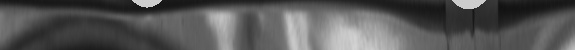
//> input picture data/samples/crack1.jpg, 575 x 50 px
$ ./main   (built with g++ and OpenCV 4)
//> lines starting //> are read from the running program, lines starting //| are printed output that depends on the picture
/**
 * ============================================================================
 * Project: Automated Metal Can Rim Crack Defect Metrology
 * Repository: https://github.com/teeranon124/can_crack
 * Author: Teeranon (AI Engineering, Prince of Songkla University)
 * Target: Industrial High-Speed In-Line Vision Inspection
 * ============================================================================
 * Pipeline Architecture:
 * 1. Boundary Localization & Circular Fitting (Hu Moments Invariant)
 * 2. Linear-Polar Coordinate Unwrapping (Curved Perimeter -> 1D Tape)
 * 3. Outer Rim ROI Isolation & CCW Alignment
 * 4. 1D Intensity Projection & Notch/Crack Valley Scanning (with 90° Seam Recovery)
 * 5. Normalized Defect Patch Extraction (120x40 standard size)
 * 6. Illumination-Invariant 120-d Vertical Feature Extraction
 * 7. Shallow Neural Network (ANN_MLP) Defect Classification (model.xml)
 * 8. Real-time Multi-Panel Inspection Dashboard GUI (1024x768)
 * ============================================================================
 */

#include <iostream>
#include <vector>
#include <string>
#include <algorithm>
#include <opencv2/opencv.hpp>
#include <opencv2/ml.hpp>

using namespace cv;
using namespace cv::ml;
using namespace std;

// ----------------------------------------------------------------------------
// Stage 1: Can Boundary Localization & Circular Lid Extraction (hu[0] < 0.18)
// ----------------------------------------------------------------------------
// [76 lines left out: functions extractCanLid, unwrapCanRim, not called in this run]

// ----------------------------------------------------------------------------
// Stage 4: 1D Intensity Projection & Notch/Crack Valley Scanning
// ----------------------------------------------------------------------------
Mat detectDefectRegion(const Mat& rimStrip, int& xLeft, int& xRight, vector<int>& histTh, bool& isSeamSplit, int intensityThreshold = 5000, int pad = 18)
{
    histTh.assign(rimStrip.cols, 0);
    vector<int> colSums(rimStrip.cols, 0);

    for (int x = 0; x < rimStrip.cols; x++)
    {
        int sum = 0;
        for (int y = 0; y < rimStrip.rows; y++)
        {
            sum += rimStrip.at<uchar>(y, x);
        }
        colSums[x] = sum;
        histTh[x] = (sum > intensityThreshold) ? 100 : 0;
    }

    int xleft = 0;
    for (int x = 0; x < rimStrip.cols; x++)
    {
        if (histTh[x] == 0)
        {
            xleft = x;
            break;
        }
    }

    int xright = rimStrip.cols - 1;
    for (int x = rimStrip.cols - 1; x >= 0; x--)
    {
        if (histTh[x] == 0)
        {
            xright = x;
            break;
        }
    }

    xLeft = xleft;
    xRight = xright;
    isSeamSplit = (xLeft == 0 || xRight == 0 || xRight >= rimStrip.cols - 1);

    if (xRight <= xLeft)
    {
        int mid = rimStrip.cols / 2;
        xLeft = max(0, mid - 30);
        xRight = min(rimStrip.cols, mid + 30);
    }

    return rimStrip(Rect(xLeft, 0, xRight - xLeft, rimStrip.rows)).clone();
}

// ----------------------------------------------------------------------------
// Stage 6: 120-d Illumination-Invariant Vertical Feature Extraction
// ----------------------------------------------------------------------------
Mat extract120dFeatures(const Mat& defectPatch)
{
    Mat resizedPatch;
    resize(defectPatch, resizedPatch, Size(120, 40));

    float maxVal = 0.0f;
    vector<float> colSums(120, 0.0f);

    for (int x = 0; x < 120; x++)
    {
        float sum = 0.0f;
        for (int y = 0; y < 40; y++)
        {
            sum += resizedPatch.at<uchar>(y, x);
        }
        colSums[x] = sum;
        if (sum > maxVal) maxVal = sum;
    }

    Mat features(1, 120, CV_32F);
    for (int x = 0; x < 120; x++)
    {
        features.at<float>(0, x) = (maxVal > 0.0f) ? (colSums[x] / maxVal) : colSums[x];
    }

    return features;
}

// ----------------------------------------------------------------------------
// Stage 7: Multi-Layer Perceptron (ANN_MLP) Defect Classification
// ----------------------------------------------------------------------------
int classifyDefect(const Ptr<ANN_MLP>& model, const Mat& featureVector, float& rawScoreCrack, float& rawScoreNormal)
{
    Mat response;
    model->predict(featureVector, response);

    rawScoreCrack = response.at<float>(0, 0);
    rawScoreNormal = response.at<float>(0, 1);

    // Class 0: CRACK (Defect / FAIL)
    // Class 1: NO CRACK (Normal / PASS)
    return (rawScoreCrack > rawScoreNormal) ? 0 : 1;
}

// ----------------------------------------------------------------------------
// Stage 8: Multi-Panel Industrial Inspection Dashboard (1024x768)
// ----------------------------------------------------------------------------
Mat renderDashboardGUI(const Mat& inputFrame, const Mat& lidCrop, const Mat& unwrappedRim, const Mat& crackRoi, const vector<int>& histTh, bool isCrack, int xLeft, int xRight)
{
    Mat gui = Mat::zeros(Size(1024, 768), CV_8UC3);

    // Header Bar
    rectangle(gui, Rect(0, 0, 1024, 55), Vec3b(40, 35, 30), FILLED);
    putText(gui, "AUTOMATED CAN RIM CRACK METROLOGY SYSTEM", Point(20, 37),
            FONT_HERSHEY_SIMPLEX, 0.85, Scalar(255, 255, 255), 2, LINE_AA);
    putText(gui, "High-Speed In-Line Vision", Point(760, 37),
            FONT_HERSHEY_SIMPLEX, 0.55, Scalar(180, 180, 180), 1, LINE_AA);

    // Status Banner (PASS = Green, FAIL = Red)
    Scalar bannerColor = isCrack ? Scalar(30, 30, 200) : Scalar(40, 160, 40);
    string statusText = isCrack ? "STATUS: FAIL - CRACK DETECTED" : "STATUS: PASS - RIM NORMAL";
    rectangle(gui, Rect(0, 55, 1024, 50), bannerColor, FILLED);
    putText(gui, statusText, Point(25, 92),
            FONT_HERSHEY_SIMPLEX, 1.0, Scalar(255, 255, 255), 2, LINE_AA);

    // Panel 1: Camera Input
    Mat inputDisp;
    if (inputFrame.channels() == 1) cvtColor(inputFrame, inputDisp, COLOR_GRAY2BGR);
    else inputDisp = inputFrame.clone();
    resize(inputDisp, inputDisp, Size(300, 225));
    inputDisp.copyTo(gui(Rect(30, 140, 300, 225)));
    rectangle(gui, Rect(30, 140, 300, 225), Scalar(80, 80, 80), 1);
    putText(gui, "[1] Factory Camera Input", Point(30, 130),
            FONT_HERSHEY_SIMPLEX, 0.55, Scalar(220, 220, 220), 1, LINE_AA);

    // Panel 2: Can Lid ROI
    Mat lidDisp;
    if (lidCrop.channels() == 1) cvtColor(lidCrop, lidDisp, COLOR_GRAY2BGR);
    else lidDisp = lidCrop.clone();
    resize(lidDisp, lidDisp, Size(240, 240));
    lidDisp.copyTo(gui(Rect(370, 140, 240, 240)));
    rectangle(gui, Rect(370, 140, 240, 240), Scalar(80, 80, 80), 1);
    putText(gui, "[2] Extracted Can Lid ROI", Point(370, 130),
            FONT_HERSHEY_SIMPLEX, 0.55, Scalar(220, 220, 220), 1, LINE_AA);

    // Panel 3: Zoomed Crack ROI
    if (!crackRoi.empty())
    {
        Mat patchDisp;
        if (crackRoi.channels() == 1) cvtColor(crackRoi, patchDisp, COLOR_GRAY2BGR);
        else patchDisp = crackRoi.clone();
        resize(patchDisp, patchDisp, Size(320, 120));
        patchDisp.copyTo(gui(Rect(660, 140, 320, 120)));
        Scalar boxColor = isCrack ? Scalar(0, 0, 255) : Scalar(0, 255, 0);
        rectangle(gui, Rect(660, 140, 320, 120), boxColor, 2);
        putText(gui, "[3] Defect ROI Patch (Zoomed)", Point(660, 130),
                FONT_HERSHEY_SIMPLEX, 0.55, Scalar(220, 220, 220), 1, LINE_AA);

        string spanText = "Span: " + to_string(xRight - xLeft) + " px [" + to_string(xLeft) + ":" + to_string(xRight) + "]";
        putText(gui, spanText, Point(660, 285),
                FONT_HERSHEY_SIMPLEX, 0.5, Scalar(160, 200, 255), 1, LINE_AA);
    }

    // Panel 4: Linear-Polar Unwrapped Rim (Full 360 deg)
    Mat rimDisp;
    if (unwrappedRim.channels() == 1) cvtColor(unwrappedRim, rimDisp, COLOR_GRAY2BGR);
    else rimDisp = unwrappedRim.clone();
    resize(rimDisp, rimDisp, Size(950, 75));
    rimDisp.copyTo(gui(Rect(30, 440, 950, 75)));
    rectangle(gui, Rect(30, 440, 950, 75), Scalar(100, 100, 100), 1);
    putText(gui, "[4] Unwrapped Linear-Polar Rim Strip (360 deg perimeter trajectory)", Point(30, 430),
            FONT_HERSHEY_SIMPLEX, 0.55, Scalar(220, 220, 220), 1, LINE_AA);

    if (xRight > xLeft && unwrappedRim.cols > 0)
    {
        double scaleX = 950.0 / unwrappedRim.cols;
        int markX1 = static_cast<int>(30 + xLeft * scaleX);
        int markX2 = static_cast<int>(30 + xRight * scaleX);
        rectangle(gui, Rect(markX1, 440, markX2 - markX1, 75), isCrack ? Scalar(0, 0, 255) : Scalar(0, 255, 0), 2);
    }

    // Panel 5: Projection Profile Graph
    Mat graphImg(100, 950, CV_8UC3, Scalar(20, 20, 20));
    if (!histTh.empty())
    {
        double step = 950.0 / histTh.size();
        for (size_t i = 0; i < histTh.size() - 1; i++)
        {
            Point pt1(static_cast<int>(i * step), static_cast<int>(100 - (histTh[i] / 100.0 * 70 + 15)));
            Point pt2(static_cast<int>((i + 1) * step), static_cast<int>(100 - (histTh[i + 1] / 100.0 * 70 + 15)));
            Scalar color = (histTh[i] > 0) ? Scalar(0, 255, 255) : Scalar(0, 0, 255);
            line(graphImg, pt1, pt2, color, 2);
        }
    }
    graphImg.copyTo(gui(Rect(30, 570, 950, 100)));
    rectangle(gui, Rect(30, 570, 950, 100), Scalar(80, 80, 80), 1);
    putText(gui, "[5] 1D Column-wise Intensity Projection (Notch/Drop Detection Signal)", Point(30, 560),
            FONT_HERSHEY_SIMPLEX, 0.55, Scalar(220, 220, 220), 1, LINE_AA);

    // Footer
    putText(gui, "Algorithm: Hu-Moments Localization -> Polar Unwrapping -> 120-d Projection -> OpenCV ANN_MLP (RPROP)",
            Point(30, 725), FONT_HERSHEY_SIMPLEX, 0.48, Scalar(140, 140, 140), 1, LINE_AA);

    return gui;
}

// ----------------------------------------------------------------------------
// Main Execution Entrypoint
// ----------------------------------------------------------------------------
int main(int argc, char** argv)
{
    cout << "==========================================================" << endl;
    cout << "   Automated Metal Can Rim Crack Metrology Inspector      " << endl;
    cout << "   PSU AI Engineering | Target: High-Speed Canning Plant  " << endl;
    cout << "==========================================================" << endl;

    string imagePath = (argc > 1) ? argv[1] : "data/samples/crack1.jpg";
    string modelPath = (argc > 2) ? argv[2] : "models/model.xml";

    Mat frame = imread(imagePath);
//> frame is the input picture: 50 rows x 575 cols, CV_8UC3; min 17, max 211, mean 86.9
    if (frame.empty())
    {
        cerr << "[ERROR] Cannot open image: " << imagePath << endl;
        return -1;
    }

    Ptr<ANN_MLP> model = StatModel::load<ANN_MLP>(modelPath);
    if (model.empty())
    {
        cerr << "[ERROR] Could not load classifier model from: " << modelPath << endl;
        return -1;
    }

    Mat gray;
    if (frame.channels() == 3) cvtColor(frame, gray, COLOR_BGR2GRAY);
    else gray = frame.clone();

    Mat lidCrop, rimStrip, crackRoi;
    Rect lidRect;
    int xLeft = 0, xRight = 0;
    vector<int> histTh;
    bool isSeamSplit = false;

    // Detect input mode: pre-cropped patch, unwrapped strip, circular lid, or full frame
    float aspectRatio = static_cast<float>(gray.cols) / gray.rows;
//> aspectRatio = 11.5
    if (gray.cols < 200 && gray.rows < 100)
    {
        // Mode 1: Image is already an extracted defect patch (e.g. crack0.jpg, crack5.jpg)
        lidCrop = gray.clone();
        rimStrip = gray.clone();
        crackRoi = gray.clone();
        xLeft = 0;
        xRight = gray.cols;
    }
    else if (aspectRatio > 3.0f)
    {
        // Mode 2: Image is an unwrapped rim strip (e.g. crack1.jpg, crack4.jpg)
        lidCrop = gray.clone();
        rimStrip = gray.clone();
        crackRoi = detectDefectRegion(rimStrip, xLeft, xRight, histTh, isSeamSplit);
//> in detectDefectRegion, `histTh.assign(rimStrip.cols, 0);`: histTh = 575 values from 0 to 0
//> the loop in detectDefectRegion, `for (int x = 0; x < rimStrip.cols; x++)` made 575 passes
//> sum on passes 1 to 3: 4945, 4854, 4748
//> after the loop in detectDefectRegion, `for (int x = 0; x < rimStrip.cols; x++)`: colSums = 575 values, max 8146 at index 291, min 2299 at index 500, mean 4344.7; histTh = 575 values, max 100 at index 208, min 0 at index 0, mean 25.57
//> in detectDefectRegion, `xLeft = xleft;`: xLeft = 0
//> in detectDefectRegion, `xRight = xright;`: xRight = 574
//> in detectDefectRegion, `isSeamSplit = (xLeft == 0 || xRight == 0 || xRight >= rimStrip.cols - ..`: isSeamSplit = true
//> xRight = 574; isSeamSplit = true
    }
    else
    {
        // Mode 3: Full camera frame or circular lid
        lidCrop = extractCanLid(gray, lidRect);
        rimStrip = unwrapCanRim(lidCrop);
        crackRoi = detectDefectRegion(rimStrip, xLeft, xRight, histTh, isSeamSplit);

        // Seam recovery: if defect touches boundary cut, rotate 90 CCW and re-unwrap
        if (isSeamSplit)
        {
            rotate(lidCrop, lidCrop, ROTATE_90_COUNTERCLOCKWISE);
            rimStrip = unwrapCanRim(lidCrop);
            crackRoi = detectDefectRegion(rimStrip, xLeft, xRight, histTh, isSeamSplit);
        }
    }

    // Stage 6: 120-d Feature extraction
    Mat features = extract120dFeatures(crackRoi);
//> the loop in extract120dFeatures, `for (int x = 0; x < 120; x++)` made 120 passes
//> (sum, maxVal) on passes 1, 44, 45, 46, 47: (3802, 3802), (4028, 4028), (4653, 4653), (5385, 5385), (5908, 5908)
//> maxVal on passes 61 to 62: 6296, 6435
//> after the loop in extract120dFeatures, `for (int x = 0; x < 120; x++)`: colSums = 120 values, max 6435 at index 61, min 1853 at index 104, mean 3471.1; maxVal = 6435
//> after the loop in extract120dFeatures, `for (int x = 0; x < 120; x++)`: features = 120 values, max 1 at index 61, min 0.288 at index 104, mean 0.539

    // Stage 7: Defect classification
    float scoreCrack = 0.0f, scoreNormal = 0.0f;
    int prediction = classifyDefect(model, features, scoreCrack, scoreNormal);
//> in classifyDefect, `model->predict(featureVector, response);`: response = [0.923, 0.0503]
//> in classifyDefect, `rawScoreCrack = response.at<float>(0, 0);`: rawScoreCrack = 0.923
//> in classifyDefect, `rawScoreNormal = response.at<float>(0, 1);`: rawScoreNormal = 0.0503
//> scoreCrack = 0.923; scoreNormal = 0.0503; prediction = 0
    bool isCrack = (prediction == 0);
//> isCrack = true

    cout << "\n>>> Inspection Results for [" << imagePath << "]:" << endl;
    cout << "    Classification : " << (isCrack ? "FAIL (CRACK DETECTED)" : "PASS (NORMAL RIM)") << endl;
//|     Classification : FAIL (CRACK DETECTED)
    cout << "    ANN Raw Scores : Crack=" << scoreCrack << ", Normal=" << scoreNormal << endl;
//|     ANN Raw Scores : Crack=0.923331, Normal=0.0502525
    cout << "    Defect Width   : " << (xRight - xLeft) << " pixels [" << xLeft << " - " << xRight << "]" << endl;
//|     Defect Width   : 574 pixels [0 - 574]

    // Stage 8: Render Dashboard
    Mat dashboard = renderDashboardGUI(frame, lidCrop, rimStrip, crackRoi, histTh, isCrack, xLeft, xRight);
//> in renderDashboardGUI, `rectangle(gui, Rect(0, 0, 1024, 55), Vec3b(40, 35, 30), FILLED);`:
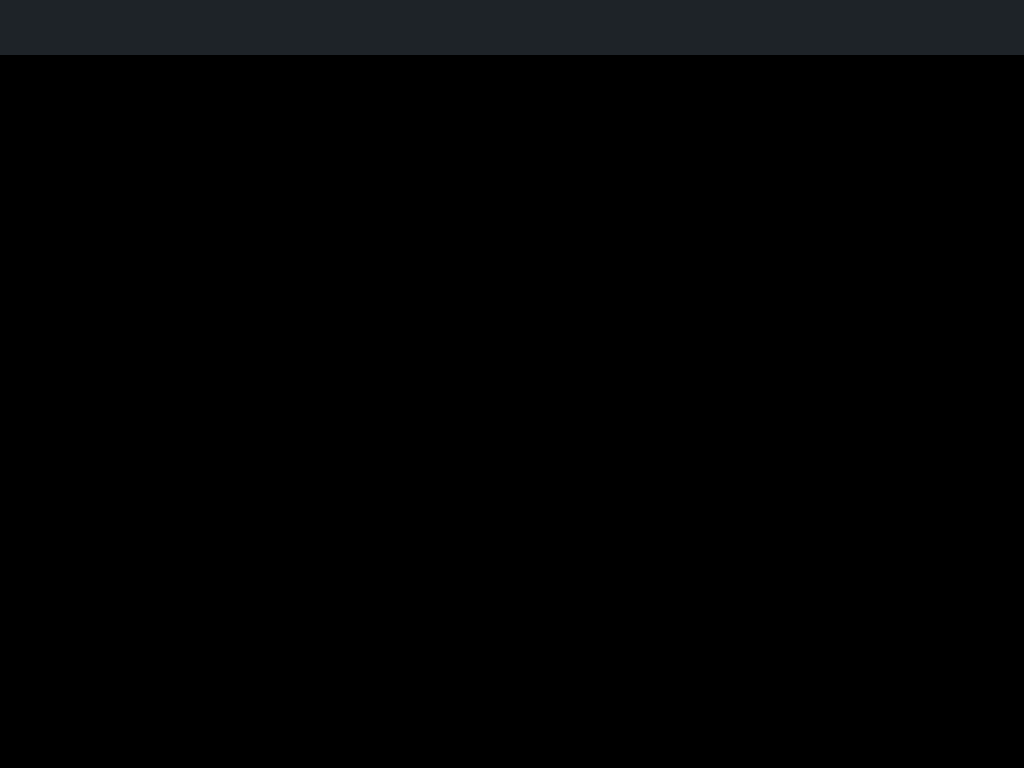
//> gui: 768 rows x 1024 cols, CV_8UC3; mean B, G, R 2.9, 2.5, 2.1
//> in renderDashboardGUI, `Scalar bannerColor = isCrack ? Scalar(30, 30, 200) : Scalar(40, 160, 4..`: bannerColor = Scalar(30, 30, 200)
//> in renderDashboardGUI, `string statusText = isCrack ? "STATUS: FAIL - CRACK DETECTED" : "STATU..`: statusText = "STATUS: FAIL - CRACK DETECTED"
//> in renderDashboardGUI, `resize(inputDisp, inputDisp, Size(300, 225));`:
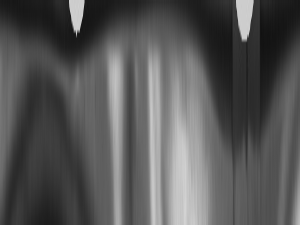
//> inputDisp: 225 rows x 300 cols, CV_8UC3; min 17, max 211, mean 86.8
//> in renderDashboardGUI, `resize(lidDisp, lidDisp, Size(240, 240));`:
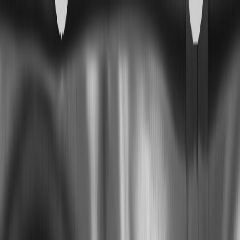
//> lidDisp: 240 rows x 240 cols, CV_8UC3; min 17, max 210, mean 86.8
//> in renderDashboardGUI, `resize(patchDisp, patchDisp, Size(320, 120));`:
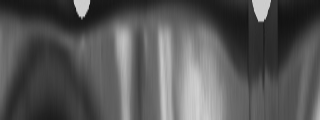
//> patchDisp: 120 rows x 320 cols, CV_8UC3; min 17, max 210, mean 86.8
//> in renderDashboardGUI, `Scalar boxColor = isCrack ? Scalar(0, 0, 255) : Scalar(0, 255, 0);`: boxColor = Scalar(0, 0, 255)
//> in renderDashboardGUI, `string spanText = "Span: " + to_string(xRight - xLeft) + " px [" + to_..`: spanText = "Span: 574 px [0:574]"
//> in renderDashboardGUI, `resize(rimDisp, rimDisp, Size(950, 75));`:
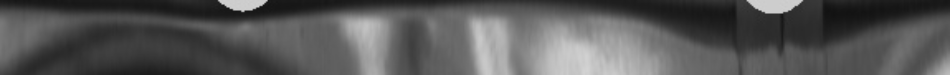
//> rimDisp: 75 rows x 950 cols, CV_8UC3; min 17, max 211, mean 86.8
//> in renderDashboardGUI, `int markX2 = static_cast<int>(30 + xRight * scaleX);`: markX2 = 978
//> in renderDashboardGUI, `double step = 950.0 / histTh.size();`: step = 1.65
//> the loop in renderDashboardGUI, `for (size_t i = 0; i < histTh.size() - 1; i++)` made 574 passes
//> (pt1, pt2) on passes 1 to 3: (Point(0, 85), Point(1, 85)), (Point(1, 85), Point(3, 85)), (Point(3, 85), Point(4, 85))
//> after the loop in renderDashboardGUI, `for (size_t i = 0; i < histTh.size() - 1; i++)`:
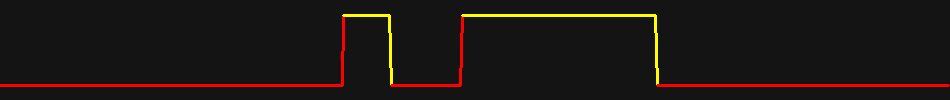
//> graphImg: 100 rows x 950 cols, CV_8UC3; mean B, G, R 19.2, 22.3, 29.1
//> in renderDashboardGUI, `putText(gui, "Algorithm: Hu-Moments Localization -> Polar Unwrapping -..`:
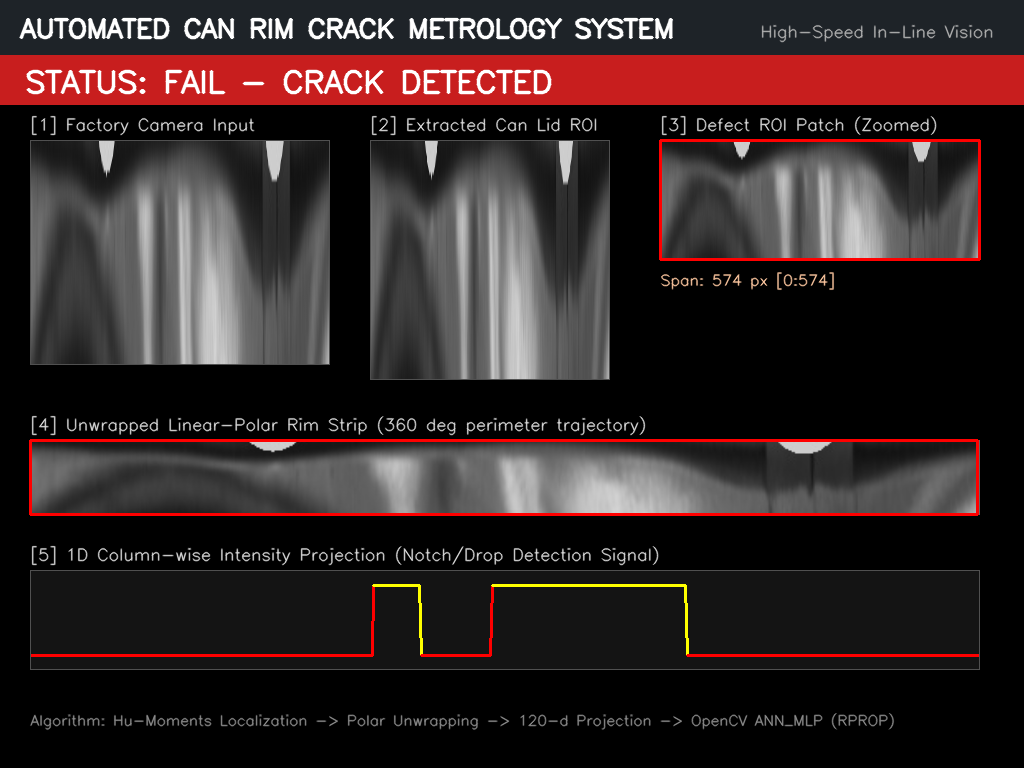
//> gui: 768 rows x 1024 cols, CV_8UC3; mean B, G, R 37.5, 37.5, 51.1

    imwrite("assets/cpp_dashboard_result.png", dashboard);
    cout << "    Dashboard GUI saved to: assets/cpp_dashboard_result.png" << endl;

    namedWindow("Inspection Dashboard", WINDOW_NORMAL);
    resizeWindow("Inspection Dashboard", 1024, 768);
    imshow("Inspection Dashboard", dashboard);
    cout << "\nShowing dashboard (auto-closing in 3s or press any key)..." << endl;
    waitKey(3000);

    return 0;
}

$ run again, with data/samples/crack4.jpg copied over data/samples/crack1.jpg
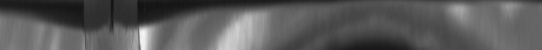
//> input picture data/samples/crack4.jpg, 542 x 50 px
//> frame is the input picture: 50 rows x 542 cols, CV_8UC3; min 18, max 248, mean 89.6
//> in detectDefectRegion, `histTh.assign(rimStrip.cols, 0);`: histTh = 542 values from 0 to 0
//> the loop in detectDefectRegion, `for (int x = 0; x < rimStrip.cols; x++)` made 542 passes
//> sum on passes 1 to 3: 4920, 4821, 4767
//> after the loop in detectDefectRegion, `for (int x = 0; x < rimStrip.cols; x++)`: colSums = 542 values, max 7573 at index 237, min 2778 at index 112, mean 4481.4; histTh = 542 values, max 100 at index 140, min 0 at index 0, mean 25.09
//> xLeft = 0
//> in detectDefectRegion, `xRight = xright;`: xRight = 541
//> in detectDefectRegion, `isSeamSplit = (xLeft == 0 || xRight == 0 || xRight >= rimStrip.cols - ..`: isSeamSplit = true
//> `crackRoi = detectDefectRegion(rimStrip, xLeft, xRight, histTh, isSeamS..`: xRight = 541; isSeamSplit = true
//> the loop in extract120dFeatures, `for (int x = 0; x < 120; x++)` made 120 passes
//> (sum, maxVal) on passes 1, 32, 51, 52, 53: (3819, 3819), (5013, 5013), (5394, 5394), (5709, 5709), (6001, 6001)
//> after the loop in extract120dFeatures, `for (int x = 0; x < 120; x++)`: colSums = 120 values, max 6001 at index 52, min 2490 at index 16, mean 3586.2; maxVal = 6001
//> after the loop in extract120dFeatures, `for (int x = 0; x < 120; x++)`: features = 120 values, max 1 at index 52, min 0.415 at index 16, mean 0.598
//> response = [1.02, -0.0273]
//> rawScoreCrack = 1.02
//> rawScoreNormal = -0.0273
//> scoreCrack = 1.02; scoreNormal = -0.0273; prediction = 0
//> isCrack = true
//|     Classification : FAIL (CRACK DETECTED)
//|     ANN Raw Scores : Crack=1.02223, Normal=-0.027301
//|     Defect Width   : 541 pixels [0 - 541]
//> bannerColor = Scalar(30, 30, 200)
//> statusText = "STATUS: FAIL - CRACK DETECTED"
//> boxColor = Scalar(0, 0, 255)
//> spanText = "Span: 541 px [0:541]"
//> in renderDashboardGUI, `resize(rimDisp, rimDisp, Size(950, 75));`:
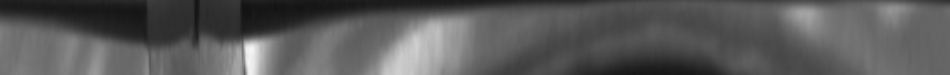
//> rimDisp: 75 rows x 950 cols, CV_8UC3; min 18, max 247, mean 89.5
//> markX2 = 978
//> step = 1.75
//> the loop in renderDashboardGUI, `for (size_t i = 0; i < histTh.size() - 1; i++)` made 541 passes
//> (pt1, pt2) on passes 1 to 3: (Point(0, 85), Point(1, 85)), (Point(1, 85), Point(3, 85)), (Point(3, 85), Point(5, 85))
//> in renderDashboardGUI, `putText(gui, "Algorithm: Hu-Moments Localization -> Polar Unwrapping -..`:
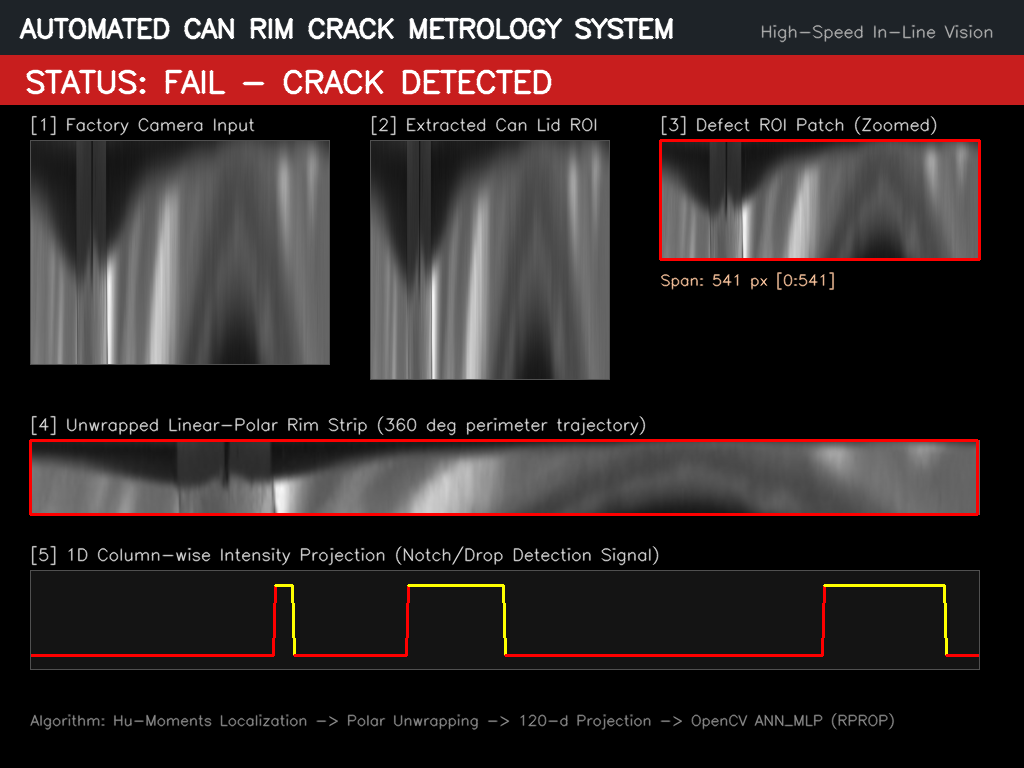
//> gui: 768 rows x 1024 cols, CV_8UC3; mean B, G, R 38.3, 38.4, 52
